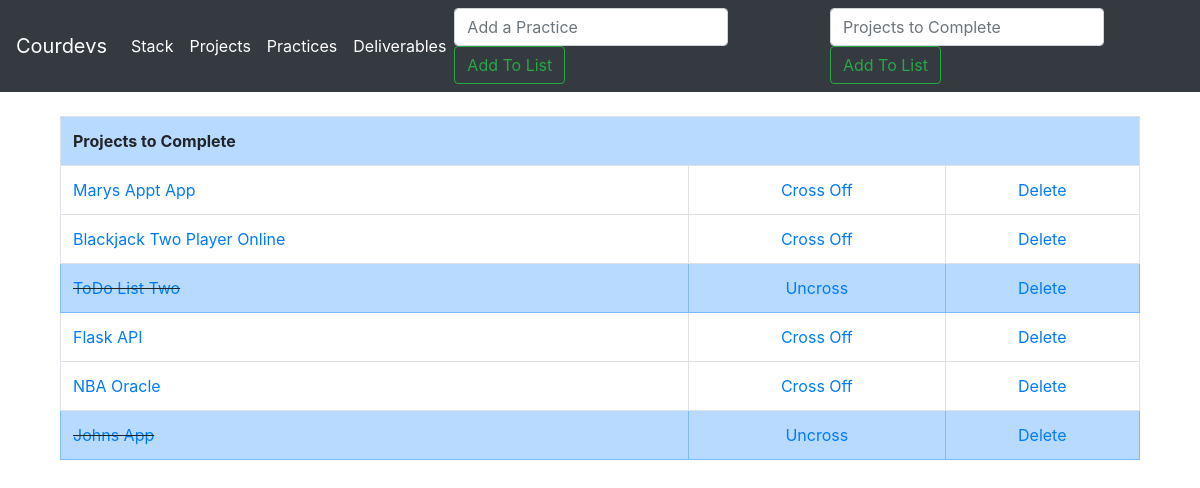
/projects/, run on the app's committed database.
### todoTwo/models.py (models this page shows, shortened)
class Project(models.Model):
	itemproj = models.CharField(max_length=200)
	completedproj = models.BooleanField(default=False)

### todoTwo/views.py (the view, shortened to what this page needs)
# urls.py: path('projects/', views.projects, name='projects'),
def projects(request):
	if request.method == 'POST':
		form = ListForm(request.POST or None)
		if form.is_valid(): #if information on form is valid
			form.save()     #save the info
			all_items = List.objects.all
			messages.success(request, ('Item Has Been Added To List'))
			return render(request, 'todo.html', {'all_items': all_items})
	else:
		all_proj = Project.objects.all
		return render(request, 'projects.html', {'all_proj': all_proj})

### todoTwo/templates/projects.html (shortened to what this page needs)
{% extends 'base.html' %}
{% block content %}
<div class="container">
		{% if all_proj %}
			<div class="container">
      			<table class="table table-bordered">
        			<th class="table table-primary" colspan="4">Projects to Complete</th>
						{% for stuff in all_proj %}
							{% if stuff.completedproj %}
								<tr class="table-primary">
									<td class="striker"><a href="{% url 'projedit' stuff.id %}">{{ stuff.itemproj }}</a></td>
									<td><center><a href="{% url 'uncross_project' stuff.id %}">Uncross</center></td>
									<td><center><a href="{% url 'deleteproj' stuff.id %}">Delete</a></center></td>
								</tr>
								{% else %}
								<tr>
									<td><a href="{% url 'projedit' stuff.id %}">{{ stuff.itemproj }}</a></td>
									<td><center><a href="{% url 'cross_off_project' stuff.id %}">Cross Off</a></center></td>
									<td><center><a href="{% url 'deleteproj' stuff.id %}">Delete</a></center></td>
								</tr>
							{% endif %}
				      	{% endfor %}
				</table>
      	{% endif %}
</div>
{% endblock %}

### static/css/my_style.css (style rules this page uses)
.striker { text-decoration: line-through; }

### data on the page
Project: itemproj "Marys Appt App"
Project: itemproj "Blackjack Two Player Online"
Project: itemproj "ToDo List Two"
Project: itemproj "Flask API"
Project: itemproj "NBA Oracle"
Project: itemproj "Johns App"
